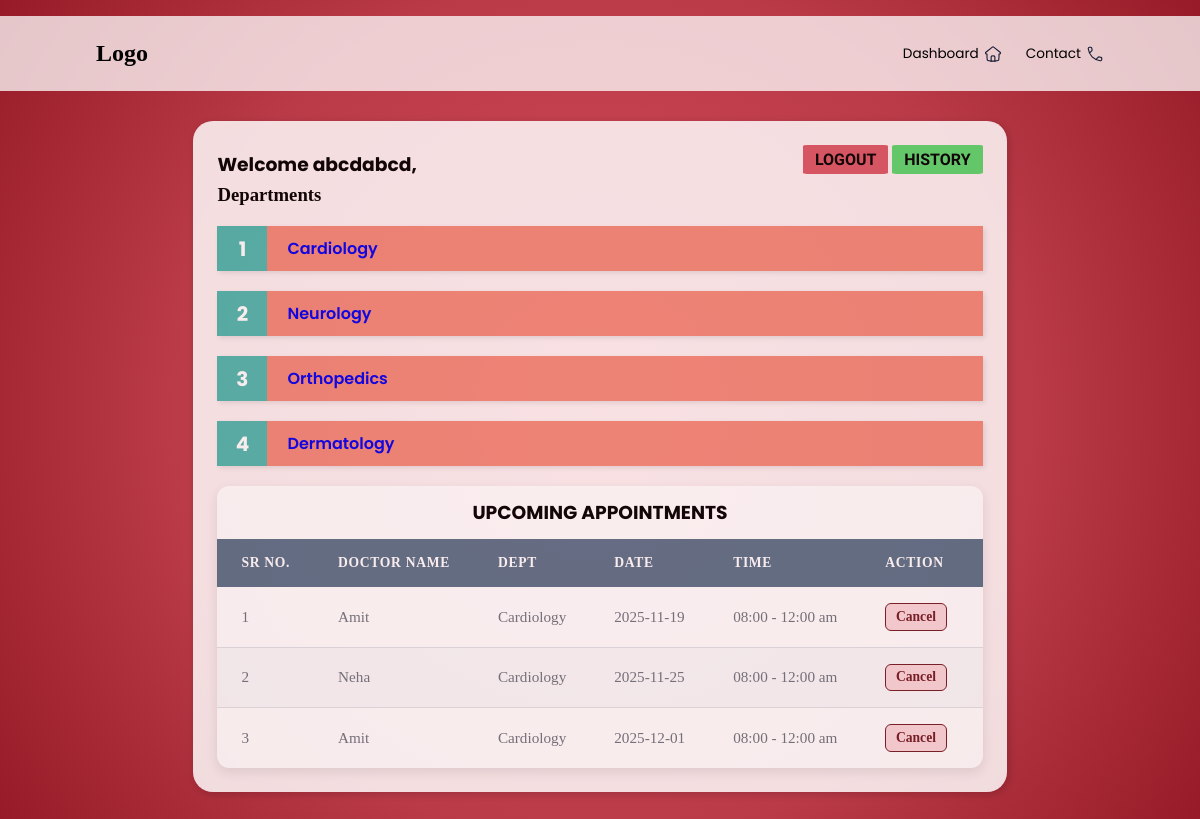
The app's page /patient_dashboard/1 with its own data.
### models.py (models this page shows)
class Patient(db.Model):
    PatientID = db.Column(db.Integer, primary_key=True)
    FirstName = db.Column(db.String,nullable=False)
    LastName = db.Column(db.String,nullable=False)
    Username= db.Column(db.String, nullable=False)
    Password = db.Column(db.String, nullable=False)
    appointments = db.relationship('Appointment', back_populates='patient', cascade="all, delete")
    histories = db.relationship('PatientHistory', back_populates='patient', cascade="all, delete")

class Department(db.Model):
    Department_name=db.Column(db.String, primary_key=True)
    Overview = db.Column(db.String)
    doctors = db.relationship('Doctor', back_populates='department_rel', cascade="all, delete")

class Appointment(db.Model):
    AppointmentID = db.Column(db.Integer, primary_key=True)
    PatientID = db.Column(db.Integer, db.ForeignKey('patient.PatientID'), nullable=False)
    DoctorID = db.Column(db.Integer, db.ForeignKey('doctor.DoctorID'), nullable=False)
    Date=db.Column(db.Date)
    Time = db.Column(db.String)
    Purpose=db.Column(db.String)
    Status=db.Column(db.Enum("Booked","Completed","Cancelled"),
        nullable=False,
        default='Booked'
    )
    patient = db.relationship('Patient', back_populates='appointments')
    doctor = db.relationship('Doctor', back_populates='appointments')

class Doctor(db.Model):
    DoctorID = db.Column(db.Integer, primary_key=True)
    FirstName = db.Column(db.String,nullable=False)
    LastName = db.Column(db.String,nullable=False)
    Username= db.Column(db.String, nullable=False)
    Password = db.Column(db.String, nullable=False)
    available=db.Column(db.String)
    Department = db.Column(db.String, db.ForeignKey('department.Department_name'), nullable=False)
    Position = db.Column(db.String)
    Experience = db.Column(db.Integer)
    Remarks = db.Column(db.String)
    photo = db.Column(db.String)
    appointments = db.relationship('Appointment', back_populates='doctor', cascade="all, delete")
    department_rel = db.relationship('Department', back_populates='doctors')

### routes/patient.py (the view)
@app.route('/patient_dashboard/<int:patientID>')
def patient_dashboard(patientID):
    patient = Patient.query.get(patientID)
    departments = Department.query.all()
    appointments = Appointment.query.filter(
    Appointment.PatientID == patientID,
    Appointment.Status != "Cancelled"
    ).all()
    return render_template("patient_dashboard.html", patient=patient, departments=departments,appointments=appointments)

### templates/patient_dashboard.html (shortened to what this page needs)
<!DOCTYPE html>
<html lang="en">
<head>
    <link rel="stylesheet" href="..\static\style.css">
</head>
<body>
    <header>
        <nav>
        <div class="logo">
            <h2>Logo</h2>
        </div>
        <div class="nav-icons">
            <ul>
            <li>Dashboard </li>
            <li>Contact </li>
            </ul>
        </div>
        </nav>
    </header>
    <main>
        <div id="pageC">
            <div class="container">
                <div class="title">
                    <h3>Welcome {{ patient.FirstName }},</h3>
                    <div id="links">
                        <a href="{{ url_for('login') }}"><button class="logout">LOGOUT</button></a>
                        <a href="{{ url_for('view_patient_history', patient_id=patient.PatientID) }}">
                            <button class="history">HISTORY</button>
                        </a>
                    </div>
                </div>
                <div class="content">
                    <h3>Departments</h3>
                    <div class="departments">
                        <ol class="custom-steps">
                        {% for dept in departments %}
                            <a href="{{ url_for('view_department', dept_name=dept.Department_name, patient_id=patient.PatientID) }}"><li class="content1">{{ dept.Department_name }}</li></a>
                        {% else %}
                            <p>No departments available</p>
                        {% endfor %}
                        </ol>
                    </div>
                    <div class="appointments">
                        <h3>UPCOMING APPOINTMENTS</h3>
                        <table class="appointments-table">
                            <thead>
                                <tr>
                                    <th>Sr No.</th>
                                    <th>Doctor Name</th>
                                    <th>Dept</th>
                                    <th>Date</th>
                                    <th>Time</th>
                                    <th>Action</th>
                                </tr>
                            </thead>
                            <tbody>
                            {% for appt in appointments %}
                                <tr>
                                    <td data-label="Sr No.">{{ loop.index }}</td>
                                    <td data-label="Doctor Name">{{ appt.doctor.FirstName }}</td>
                                    <td data-label="Dept">{{ appt.doctor.Department }}</td>
                                    <td data-label="Date">{{ appt.Date }}</td>
                                    <td data-label="Time">{{ appt.Time }}</td>
                                    <td data-label="Action">
                                        <a href="{{ url_for('cancel_appointment', appt_id=appt.AppointmentID) }}" class="action-cancel">Cancel</a>
                                    </td>
                                </tr>
                            {% else %}
                                <tr><td colspan="6">No appointments scheduled</td></tr>
                            {% endfor %}
                            </tbody>
                        </table>
                    </div>
                </div>
            </div>
        </div>
    </main>
</body>
</html>

### static/style.css (style rules this page uses)
* { margin: 0; padding: 0; }
body { background: radial-gradient( circle at center, #d03040db 0%, #b01e2ddf 60%, #961a27 100%); }
:root { --primary-color: #007bff; --secondary-color: #6c757d; --header-bg: #5a7188; --header-text: #ffffff; --row-bg-odd: #ffffff; --row-bg-even: #f8f9fa; --border-color: #dee2e6; }
nav { display: flex; align-items: center; justify-content: space-between; margin-top: 2vh; gap: 3vw; background-color: rgba(255, 255, 255, 0.75); padding: 3vh; padding-left: 8vw; padding-right: 8vw; }
.nav-icons ul { display: flex; list-style: none; gap: 2vw; }
.nav-icons li { display: flex; align-items: center; font-family: 'Poppins', sans-serif; font-size: 0.85em; cursor: pointer; gap: 5px; }
main { display: flex; justify-content: center; align-items: center; }
.container { background-color: rgba(255, 255, 255, 0.92); margin: 30px 50px; border-radius: 20px; opacity: 0.9; transition: box-shadow 0.3s ease; box-shadow: 2px 2px 10px rgba(0, 0, 0, 0.2); padding: 2vw; }
#pageC { transition: filter 0.3s ease; }
.title { display: flex; justify-content: space-between; align-items: center; font-family: 'Poppins', sans-serif; font-weight: 600; }
.logout { background-color: #d03040c9; border: none; border-radius: 5%; padding: 5px; padding-left: 1vw; padding-right: 1vw; cursor: pointer; transition: background-color 0.25s; margin-bottom: 10px; font-family: 'Baloo Bhai 2', 'Poppins', sans-serif; font-size: medium; font-weight: 600; }
.appointments { max-width: 1200px; margin: 0 auto; background-color: var(--row-bg-odd); border-radius: 12px; box-shadow: 0 4px 12px rgba(0, 0, 0, 0.1); overflow: hidden; }
.appointments-table { width: 100%; border-collapse: separate; border-spacing: 0; }
.appointments-table thead th { padding: 1rem 1.5rem; background-color: var(--header-bg); color: var(--header-text); font-weight: 600; text-align: left; text-transform: uppercase; font-size: 0.85rem; letter-spacing: 0.05em; }
.appointments-table tbody td { padding: 1rem 1.5rem; border-bottom: 1px solid var(--border-color); vertical-align: middle; font-size: 0.95rem; color: var(--secondary-color); }
.appointments-table tbody tr:nth-child(even) { background-color: var(--row-bg-even); }
.appointments-table tbody tr:last-child td { border-bottom: none; }
.appointments-table a { display: inline-block; margin-right: 0.75rem; padding: 0.3rem 0.6rem; border-radius: 6px; text-decoration: none; font-size: 0.85rem; font-weight: 600; transition: all 0.2s ease; text-align: center; }
.action-cancel { background-color: #f8d7da; color: #721c24; border: 1px solid #721c24; }
.history { background-color: #30d04bc9; border: none; border-radius: 5%; padding: 5px; padding-left: 1vw; padding-right: 1vw; cursor: pointer; transition: background-color 0.25s; margin-bottom: 10px; font-family: 'Baloo Bhai 2', 'Poppins', sans-serif; font-size: medium; font-weight: 600; }
.appointments h3 { display: flex; align-items: center; justify-content: center; padding: 1.5vh; font-family: 'Poppins', sans-serif; }
.custom-steps { list-style: none; padding: 0; margin: 20px 0; text-decoration: none; }
.custom-steps li { position: relative; margin-bottom: 20px; background-color: rgba(234, 86, 60, 0.668); transition: background-color 0.25s; padding: 10px 10px 10px 70px; box-shadow: 2px 2px 5px rgba(0, 0, 0, 0.1); text-decoration: none; }
.custom-steps { list-style: none; padding: 0; margin: 20px 0; counter-reset: step-counter; }
.custom-steps li { counter-increment: step-counter; }
.custom-steps li::before { content: counter(step-counter); position: absolute; top: 0; left: 0; width: 50px; height: 100%; background-color: #4db6ac; color: white; font-size: 20px; font-weight: bold; display: flex; align-items: center; justify-content: center; }
.custom-steps a { text-decoration: none; font-family: 'Poppins', sans-serif; font-weight: 600; }

### records on screen
Patient: FirstName "abcdabcd"
Department: Department_name "Cardiology"
Department: Department_name "Neurology"
Department: Department_name "Orthopedics"
Department: Department_name "Dermatology"
Appointment: doctor.FirstName "Amit", doctor.Department "Cardiology", Date "2025-11-19", Time "08:00 - 12:00 am"
Appointment: doctor.FirstName "Neha", doctor.Department "Cardiology", Date "2025-11-25", Time "08:00 - 12:00 am"
Appointment: doctor.FirstName "Amit", doctor.Department "Cardiology", Date "2025-12-01", Time "08:00 - 12:00 am"
